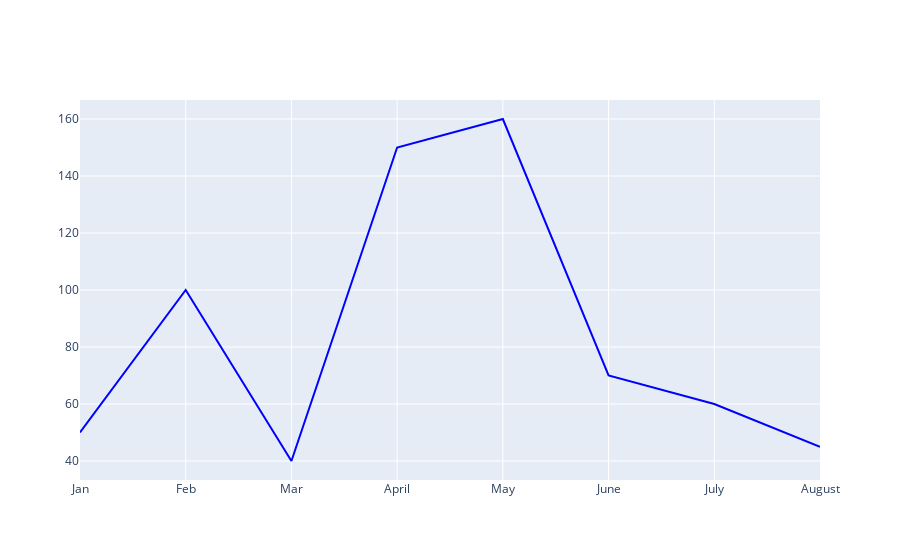

The cell this chart's notebook holds for it:
### Code cell
#Next we will create a line plot by using the add_trace function and use the go.scatter() function within it
# In go.Scatter we define the x-axis data,y-axis data and define the mode as lines with color of the marker as green
fig.add_trace(go.Scatter(x=months_array, y=numberofbicyclessold_array, mode='lines', marker=dict(color='blue')))

### Figure 1 — Plotly figure (JSON) as saved in the notebook; plotly's stock layout.template omitted (floating-point values rounded to 4 significant figures)
{"data": [{"marker": {"color": "blue"}, "mode": "lines", "type": "scatter", "x": ["Jan", "Feb", "Mar", "April", "May", "June", "July", "August"], "y": [50, 100, 40, 150, 160, 70, 60, 45]}], "layout": {}}
